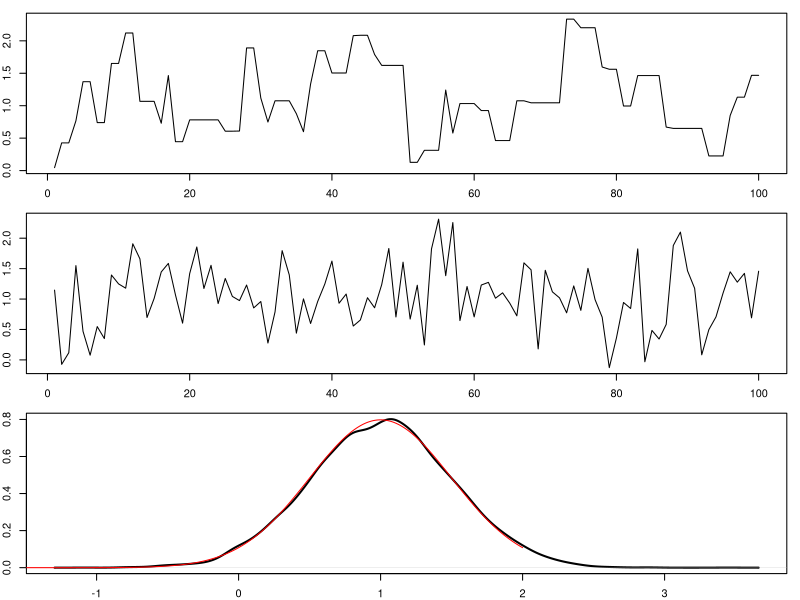
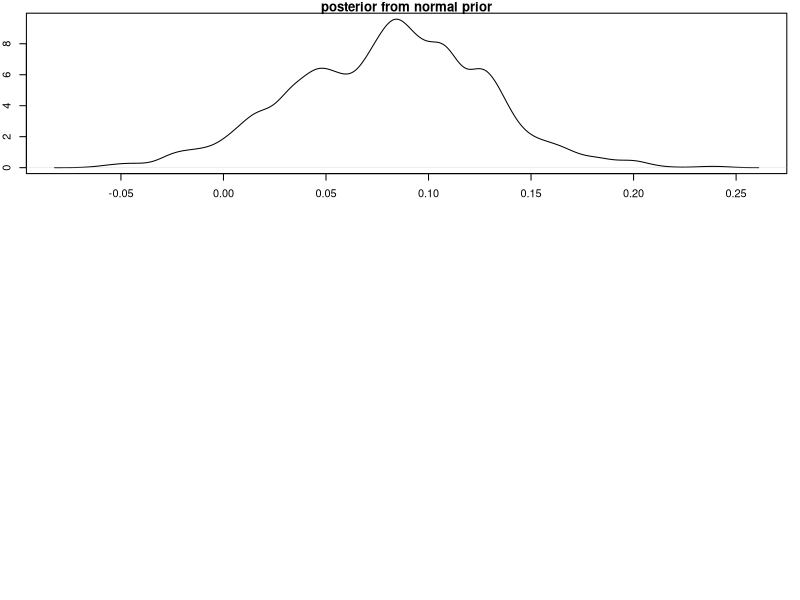

Here is the R script that generated these plots, in order:
## ---- chunk 1
library(mcmc)
h <- function(x, mu = 1, sd = 0.5) {
  y <- -log(sd) - (x - mu)^2 / (2 * sd^2)
} # un-normalized function (doesn't need to integrate as 1)

out <- metrop(obj = h, initial = 0, nbatch = 100, nspac = 1)
set.seed(123)

par(mfrow = c(3, 1))
par(mar = c(2, 2, 1, 1))
plot(out$batch, type = "l") # a time series with flat steps

out <- metrop(obj = h, initial = 0, nbatch = 100, nspac = 10)
plot(out$batch, type = "l") # a time series looks like a white noise

out <- metrop(obj = h, initial = 0, nbatch = 10000, nspac = 10)
plot(density(out$batch), main = "", lwd = 2)

xbase <- seq(-2, 2, 0.01)
ynorm <- dnorm(xbase, mean = 1, sd = 0.5)
lines(x = xbase, y = ynorm, type = "l", col = "red")
# the plot compare the density of the simulated sample
# with the standard normal pdf
## ---- chunk 2
# set.seed(101)
library(mcmc)
set.seed(321)

# DGP
n <- 500
b0 <- c(.1, .1)
X <- cbind(1, rnorm(n))
Y <- X %*% b0 + rnorm(n)

b_OLS <- summary(lm(Y ~ -1 + X))
# "-1" because X has contained intercept
print(coef(b_OLS))

# Laplace-type estimator
L <- function(b) -0.5 * sum((Y - X %*% b)^2) - 0.5 * crossprod(b - c(0, 0))
# notice the "minus" sign of the OLS objective function
# here we use a normal prior around (0,0).
# results are very similar if we replace it with a flat prior so that
# L <- function(b) -0.5*sum((Y - X %*% b)^2)

nbatch <- 10000
out <- metrop(obj = L, initial = c(0, 0), nbatch = nbatch, nspac = 20)

# summarize the estimation
bhat2 <- out$batch[-(1:round(nbatch / 10)), 2] # remove the burn in
bhat2_point <- mean(bhat2)
bhat2_sd <- sd(bhat2)
bhat2_CI <- quantile(bhat2, c(.025, .975))

# compare with OLS
print(cat(
  "The posterior mean =", bhat2_point, " sd = ", bhat2_sd,
  " and C.I. = ", bhat2_CI, "\n"
))

plot(density(bhat2), main = "posterior from normal prior")
